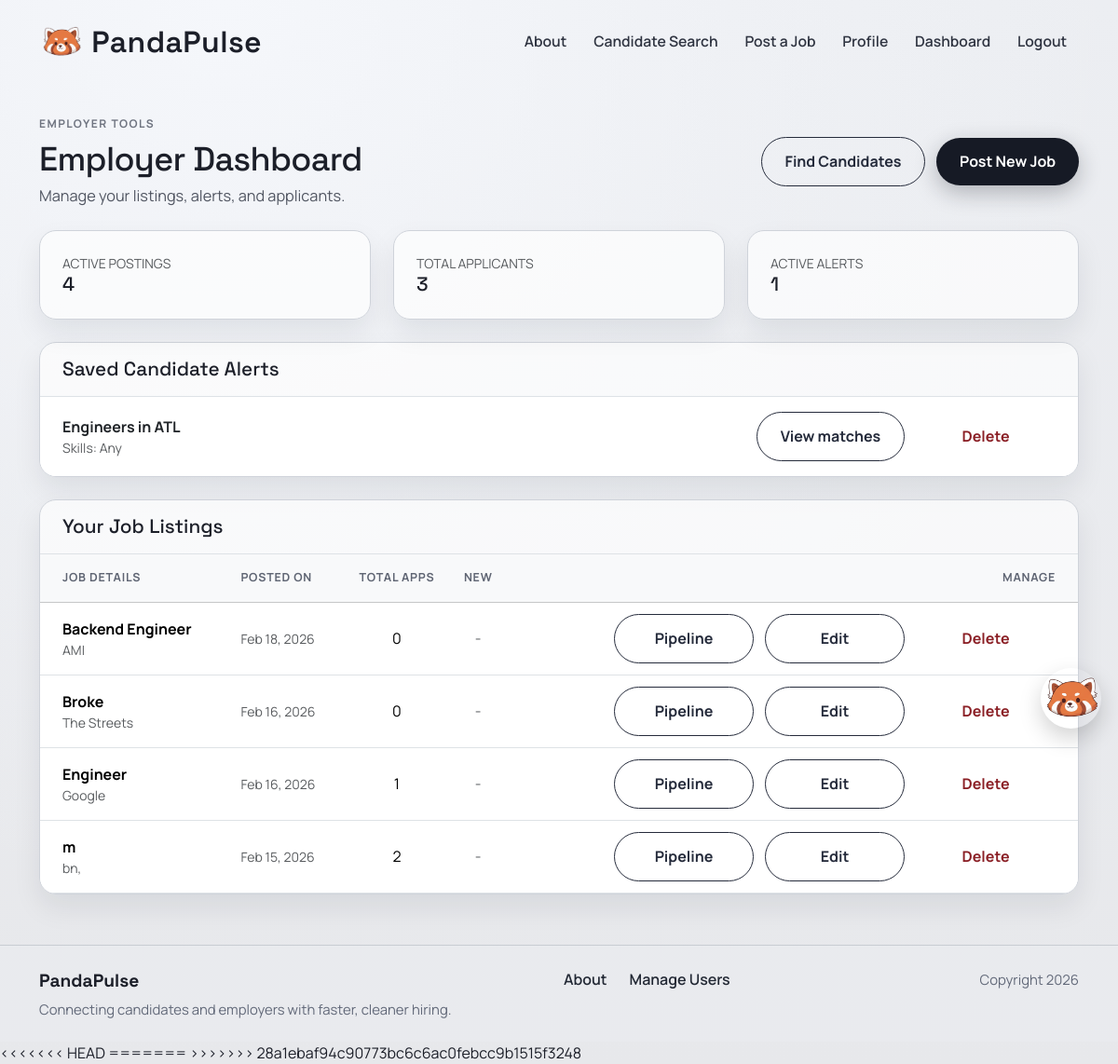
The app's page /jobposts/dashboard/ (signed in), older data.
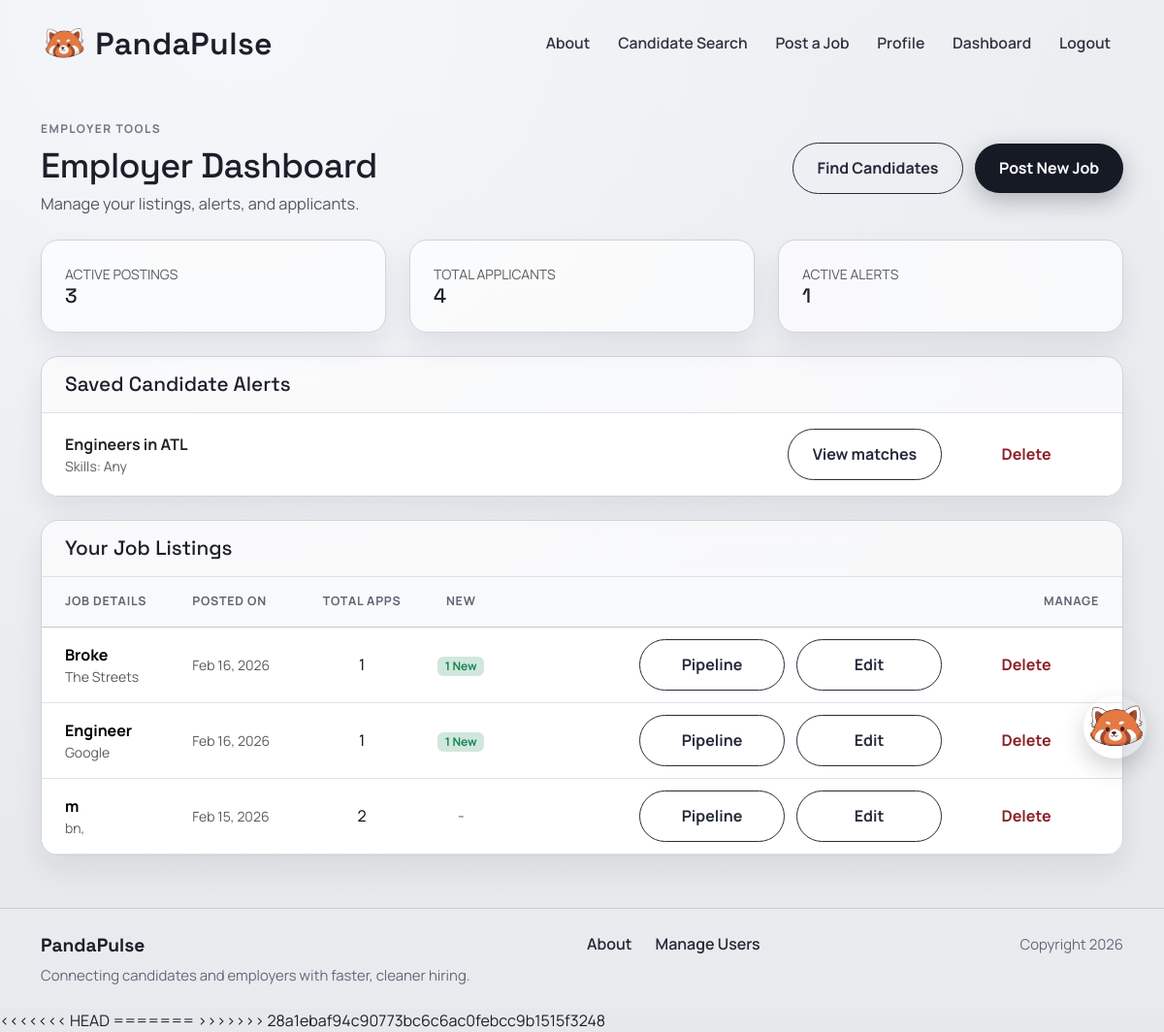
The same page, newer data.
### accounts/models.py (models this page shows, shortened)
class SavedCandidateSearch(models.Model):
    employer = models.ForeignKey(User, on_delete=models.CASCADE, related_name='saved_searches')
    search_name = models.CharField(max_length=255)
    filters = models.JSONField()
    created_at = models.DateTimeField(auto_now_add=True)

### jobposts/models.py (models this page shows, shortened)
class JobPost(models.Model):
    owner = models.ForeignKey(
        settings.AUTH_USER_MODEL,
        on_delete=models.CASCADE,
        related_name='job_posts',
        null=True,
        blank=True,
    )
    title = models.CharField(max_length=200)
    company = models.CharField(max_length=150)
    location = models.CharField(max_length=150)
    pay_range = models.CharField(max_length=100)
    skills = models.CharField(max_length=300, blank=True)
    salary_min = models.IntegerField(null=True, blank=True)
    salary_max = models.IntegerField(null=True, blank=True)
    WORK_SETTING_CHOICES = [
        ("remote", "Remote"),
        ("onsite", "On-site"),
        ("hybrid", "Hybrid"),
    ]
    work_setting = models.CharField(max_length=20, choices=WORK_SETTING_CHOICES, default="onsite")
    visa_sponsorship = models.BooleanField(default=False)
    description = models.TextField()
    created_at = models.DateTimeField(auto_now_add=True)

### jobposts/views.py (the view)
# urls.py: path('dashboard/', views.dashboard, name='jobposts.dashboard'),
@login_required
def dashboard(request):
    profile = request.user.profile
    context = {}
    if profile.account_type == Profile.AccountType.APPLICANT:
        recommendations = get_job_recommendations(profile)
        apps = request.user.application_set.all()
        apps_sent_count = apps.count()
        success_count = apps.filter(status__in=['offer', 'closed']).count()
        context.update({
            'recommendations': recommendations,
            'skills': profile.skills,
            'apps_sent_count': apps_sent_count,
            'success_count': success_count,
        })
    elif profile.account_type == Profile.AccountType.EMPLOYER:
        my_jobs = JobPost.objects.filter(owner=request.user).annotate(
            total_apps=Count('applications'),
            new_apps=Count(
                'applications',
                filter=Q(applications__status='applied')
            )
        ).order_by('-created_at')
        overall_total = sum(job.total_apps for job in my_jobs)
        saved_searches = request.user.saved_searches.all()
        context.update({
            'jobs': my_jobs,
            'overall_total': overall_total,
            'saved_searches': saved_searches,
        })
    return render(request, 'jobposts/dashboard.html', context)

### accounts/context_processors.py (called while the page is built)
def can_post_job(request):
    if not request.user.is_authenticated:
        return {"can_post_job": False}
    is_employer = Profile.objects.filter(
        user=request.user,
        account_type=Profile.AccountType.EMPLOYER,
    ).exists()
    return {"can_post_job": is_employer}

### jobposts/templates/jobposts/dashboard.html (shortened to what the changed rows need)
{% extends "base.html" %}
{% block content %}
<section class="page-shell">
  <div class="container">
    {% if user.profile.account_type == 'EMPLOYER' %}
    <div class="d-flex justify-content-between align-items-center mb-4 flex-wrap gap-3">
      <div>
        <p class="page-kicker mb-2">Employer tools</p>
        <h1 class="page-title page-title-sm mb-1">Employer Dashboard</h1>
        <p class="page-copy mb-0">Manage your listings, alerts, and applicants.</p>
      </div>
      <div class="form-actions">
        <a href="{% url 'accounts.candidate_search' %}" class="secondary-btn">Find Candidates</a>
        <a href="{% url 'jobposts.create' %}" class="primary-btn border-0">Post New Job</a>
      </div>
    </div>
    <div class="row g-4 mb-4">
      <div class="col-md-4"><div class="surface-card h-100"><div class="text-uppercase small text-muted">Active Postings</div><h3 class="surface-title mb-0">{{ jobs.count }}</h3></div></div>
      <div class="col-md-4"><div class="surface-card h-100"><div class="text-uppercase small text-muted">Total Applicants</div><h3 class="surface-title mb-0">{{ overall_total|default:'0' }}</h3></div></div>
      <div class="col-md-4"><div class="surface-card h-100"><div class="text-uppercase small text-muted">Active Alerts</div><h3 class="surface-title mb-0">{{ saved_searches.count|default:'0' }}</h3></div></div>
    </div>
    {% if saved_searches %}
    <div class="surface-card p-0 overflow-hidden mb-4">
      <div class="px-4 py-3 border-bottom"><h3 class="surface-title mb-0">Saved Candidate Alerts</h3></div>
      <div class="list-group list-group-flush">
        {% for search in saved_searches %}
        <div class="list-group-item py-3 px-4 d-flex justify-content-between align-items-center flex-wrap gap-2">
          <div>
            <div class="fw-bold">{{ search.search_name }}</div>
            <div class="small text-muted">Skills: {{ search.filters.skills|default:'Any' }}</div>
          </div>
          <div class="form-actions">
            <a href="{% url 'accounts.candidate_search' %}?skills={{ search.filters.skills|urlencode }}&location={{ search.filters.location|urlencode }}&projects={{ search.filters.projects|urlencode }}" class="secondary-btn">View matches</a>
            <form action="{% url 'accounts.delete_search' search.id %}" method="POST">{% csrf_token %}<button type="submit" class="danger-btn border-0">Delete</button></form>
          </div>
        </div>
        {% endfor %}
      </div>
    </div>
    {% endif %}
    <div class="surface-card p-0 overflow-hidden">
      <div class="px-4 py-3 border-bottom"><h3 class="surface-title mb-0">Your Job Listings</h3></div>
      <div class="table-responsive">
        <table class="table table-hover align-middle mb-0 job-table">
          <thead class="table-light"><tr><th class="ps-4 py-3">Job Details</th><th class="py-3">Posted On</th><th class="py-3 text-center">Total Apps</th><th class="py-3 text-center">New</th><th class="py-3 text-end pe-4">Manage</th></tr></thead>
          <tbody>
            {% for job in jobs %}
            <tr>
              <td class="ps-4 py-3"><div class="fw-bold">{{ job.title }}</div><div class="small text-muted">{{ job.company }}</div></td>
              <td class="small text-muted">{{ job.created_at|date:'M d, Y' }}</td>
              <td class="text-center">{{ job.total_apps }}</td>
              <td class="text-center">{% if job.new_apps > 0 %}<span class="badge bg-success-subtle text-success">{{ job.new_apps }} New</span>{% else %}<span class="text-muted">-</span>{% endif %}</td>
              <td class="text-end pe-4"><div class="form-actions justify-content-end"><a href="{% url 'apply:employer_pipeline' job.id %}" class="secondary-btn">Pipeline</a><a href="{% url 'jobposts.edit' job.id %}" class="secondary-btn">Edit</a><form action="{% url 'jobposts.delete' job.id %}" method="POST" onsubmit="return confirm('Delete this listing?');">{% csrf_token %}<button type="submit" class="danger-btn border-0">Delete</button></form></div></td>
            </tr>
            {% empty %}
            <tr><td colspan="5" class="text-center py-5 text-muted">No active job posts yet.</td></tr>
            {% endfor %}
          </tbody>
        </table>
      </div>
    </div>
    {% endif %}
  </div>
</section>
{% endblock %}

Row changes from the older to the newer data that the page shows:
no longer on this page (row edited): JobPost: title "Backend Engineer", company "AMI", created_at "Feb 18, 2026", total_apps "0"
shown differently, row unchanged: JobPost "Broke": total_apps "0" → "1"; new_apps (not shown) → "1"; text "-" → "New"
shown differently, row unchanged: JobPost "Engineer": new_apps (not shown) → "1"; text "-" → "New"
Text that changed along with them:
{{ jobs.count }}: "4" → "3"
{{ overall_total|default:'0' }}: "3" → "4"
